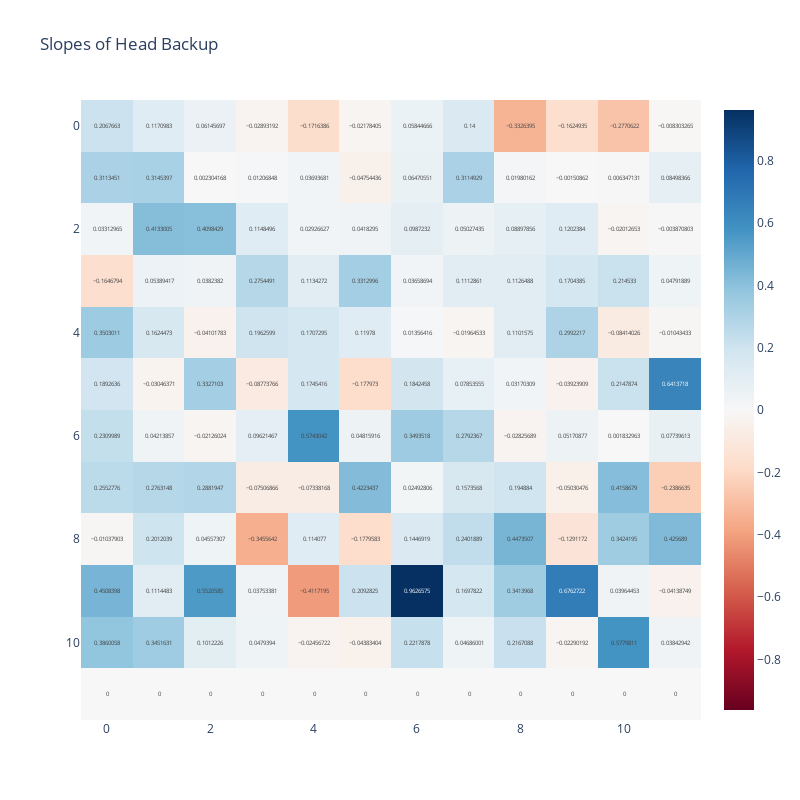

Source (notebook cell):
### Code cell
slopes_of_head_backup = torch.zeros((12,12))
for layer in tqdm(range(model.cfg.n_layers)):
    for head in range(model.cfg.n_heads):
        slopes_of_head_backup[layer, head] = get_slope_of_best_fit_line(layer, head, graph = False)[0]

imshow(slopes_of_head_backup, title = "Slopes of Head Backup",
       text_auto = True, width = 800, height = 800)# show a number above each square)

### Figure 1 — Plotly figure (JSON) as saved in the notebook; plotly's stock layout.template omitted (floating-point values rounded to 4 significant figures; data arrays with more than 128 entries replaced by an {"elided": "..."} marker saying what was removed)
{"data": [{"coloraxis": "coloraxis", "hovertemplate": "x: %{x}<br>y: %{y}<br>color: %{z}<extra></extra>", "name": "0", "texttemplate": "%{z}", "type": "heatmap", "xaxis": "x", "yaxis": "y", "z": {"elided": "12x12 float values"}}], "layout": {"coloraxis": {"cmid": 0, "colorscale": [[0, "rgb(103,0,31)"], [0.1, "rgb(178,24,43)"], [0.2, "rgb(214,96,77)"], [0.3, "rgb(244,165,130)"], [0.4, "rgb(253,219,199)"], [0.5, "rgb(247,247,247)"], [0.6, "rgb(209,229,240)"], [0.7, "rgb(146,197,222)"], [0.8, "rgb(67,147,195)"], [0.9, "rgb(33,102,172)"], [1, "rgb(5,48,97)"]]}, "height": 800, "title": {"text": "Slopes of Head Backup"}, "width": 800, "xaxis": {"anchor": "y", "constrain": "domain", "domain": [0, 1], "scaleanchor": "y"}, "yaxis": {"anchor": "x", "autorange": "reversed", "constrain": "domain", "domain": [0, 1]}}}
